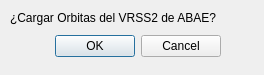
<?xml version="1.0" encoding="UTF-8"?>
<ui version="4.0">
 <class>AbaeSharedGeomsDialogBase</class>
 <widget class="QDialog" name="AbaeSharedGeomsDialogBase">
  <property name="geometry">
   <rect>
    <x>0</x>
    <y>0</y>
    <width>264</width>
    <height>75</height>
   </rect>
  </property>
  <property name="windowTitle">
   <string>Abae Shared Geoms</string>
  </property>
  <widget class="QDialogButtonBox" name="button_box">
   <property name="geometry">
    <rect>
     <x>40</x>
     <y>30</y>
     <width>181</width>
     <height>32</height>
    </rect>
   </property>
   <property name="orientation">
    <enum>Qt::Horizontal</enum>
   </property>
   <property name="standardButtons">
    <set>QDialogButtonBox::Cancel|QDialogButtonBox::Ok</set>
   </property>
  </widget>
  <widget class="QLabel" name="label">
   <property name="geometry">
    <rect>
     <x>10</x>
     <y>10</y>
     <width>311</width>
     <height>16</height>
    </rect>
   </property>
   <property name="text">
    <string>¿Cargar Orbitas del VRSS2 de ABAE?</string>
   </property>
  </widget>
 </widget>
 <resources/>
 <connections>
  <connection>
   <sender>button_box</sender>
   <signal>accepted()</signal>
   <receiver>AbaeSharedGeomsDialogBase</receiver>
   <slot>accept()</slot>
   <hints>
    <hint type="sourcelabel">
     <x>20</x>
     <y>20</y>
    </hint>
    <hint type="destinationlabel">
     <x>20</x>
     <y>20</y>
    </hint>
   </hints>
  </connection>
  <connection>
   <sender>button_box</sender>
   <signal>rejected()</signal>
   <receiver>AbaeSharedGeomsDialogBase</receiver>
   <slot>reject()</slot>
   <hints>
    <hint type="sourcelabel">
     <x>20</x>
     <y>20</y>
    </hint>
    <hint type="destinationlabel">
     <x>20</x>
     <y>20</y>
    </hint>
   </hints>
  </connection>
 </connections>
</ui>
